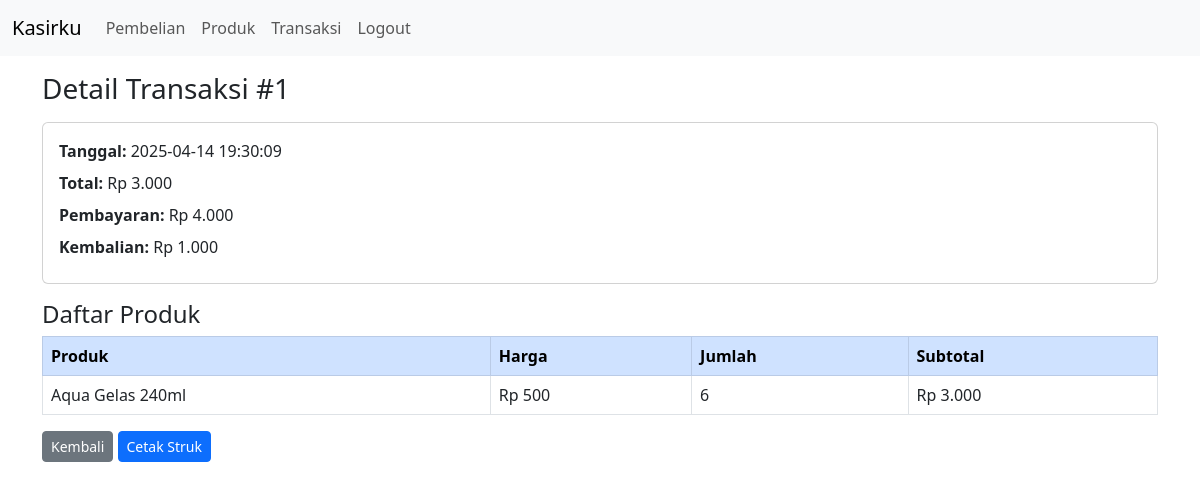
The app's page /administrator/detail_transaksi.php?id=1 (signed in) with its own data.
### tables this page shows
CREATE TABLE `transaksi` (
  `id` int(11) NOT NULL,
  `tanggal` timestamp NOT NULL DEFAULT current_timestamp(),
  `total` decimal(10,2) NOT NULL,
  `pembayaran` decimal(10,2) NOT NULL,
  `kembalian` decimal(10,2) NOT NULL
);

CREATE TABLE `transaksi_detail` (
  `id` int(11) NOT NULL,
  `transaksi_id` int(11) NOT NULL,
  `produk_id` int(11) NOT NULL,
  `nama_produk` varchar(255) NOT NULL,
  `harga` int(11) NOT NULL,
  `jumlah` int(11) NOT NULL DEFAULT 1,
  `subtotal` int(11) NOT NULL DEFAULT 0
);

### administrator/detail_transaksi.php (the view, shortened to what this page needs)
<?php
include '../koneksi.php';
include 'navbar.php';
$transaksi_id = $_GET['id'];
$transaksi = $conn->query("SELECT * FROM transaksi WHERE id = '$transaksi_id'")->fetch_assoc();
$detail = $conn->query("SELECT * FROM transaksi_detail WHERE transaksi_id = '$transaksi_id'");
?>
<!DOCTYPE html>
<html lang="id">
<head>
    <link href="https://cdn.jsdelivr.net/npm/bootstrap@5.3.0/dist/css/bootstrap.min.css" rel="stylesheet">
</head>
<body>
    <div class="container mt-3">
        <h3 class="mb-3">Detail Transaksi #<?= $transaksi['id'] ?></h3>
        <div class="card mb-3">
            <div class="card-body">
                <div class="mb-2">
                    <strong>Tanggal:</strong> <?= $transaksi['tanggal'] ?>
                </div>
                <div class="mb-2">
                    <strong>Total:</strong> Rp <?= number_format($transaksi['total'], 0, ',', '.') ?>
                </div>
                <div class="mb-2">
                    <strong>Pembayaran:</strong> Rp <?= number_format($transaksi['pembayaran'], 0, ',', '.') ?>
                </div>
                <div class="mb-2">
                    <strong>Kembalian:</strong> Rp <?= number_format($transaksi['kembalian'], 0, ',', '.') ?>
                </div>
            </div>
        </div>
        <h4>Daftar Produk</h4>
        <table class="table table-bordered">
            <tr class="table-primary">
                <th>Produk</th>
                <th>Harga</th>
                <th>Jumlah</th>
                <th>Subtotal</th>
            </tr>
            <?php while($row = $detail->fetch_assoc()): ?>
            <tr>
                <td><?= $row['nama_produk'] ?></td>
                <td>Rp <?= number_format($row['harga'], 0, ',', '.') ?></td>
                <td><?= $row['jumlah'] ?></td>
                <td>Rp <?= number_format($row['subtotal'], 0, ',', '.') ?></td>
            </tr>
            <?php endwhile; ?>
        </table>
        <div class="mt-3">
            <a href="transaksi.php" class="btn btn-secondary btn-sm">Kembali</a>
            <a href="struk.php?id=<?= $transaksi_id ?>" target="_blank" class="btn btn-primary btn-sm">Cetak Struk</a>
        </div>
    </div>
</body>
</html>

### records on screen
transaksi: id "1", tanggal "2025-04-14 19:30:09", total "3.000", pembayaran "4.000", kembalian "1.000"
transaksi_detail: nama_produk "Aqua Gelas 240ml", harga "500", jumlah "6", subtotal "3.000"
